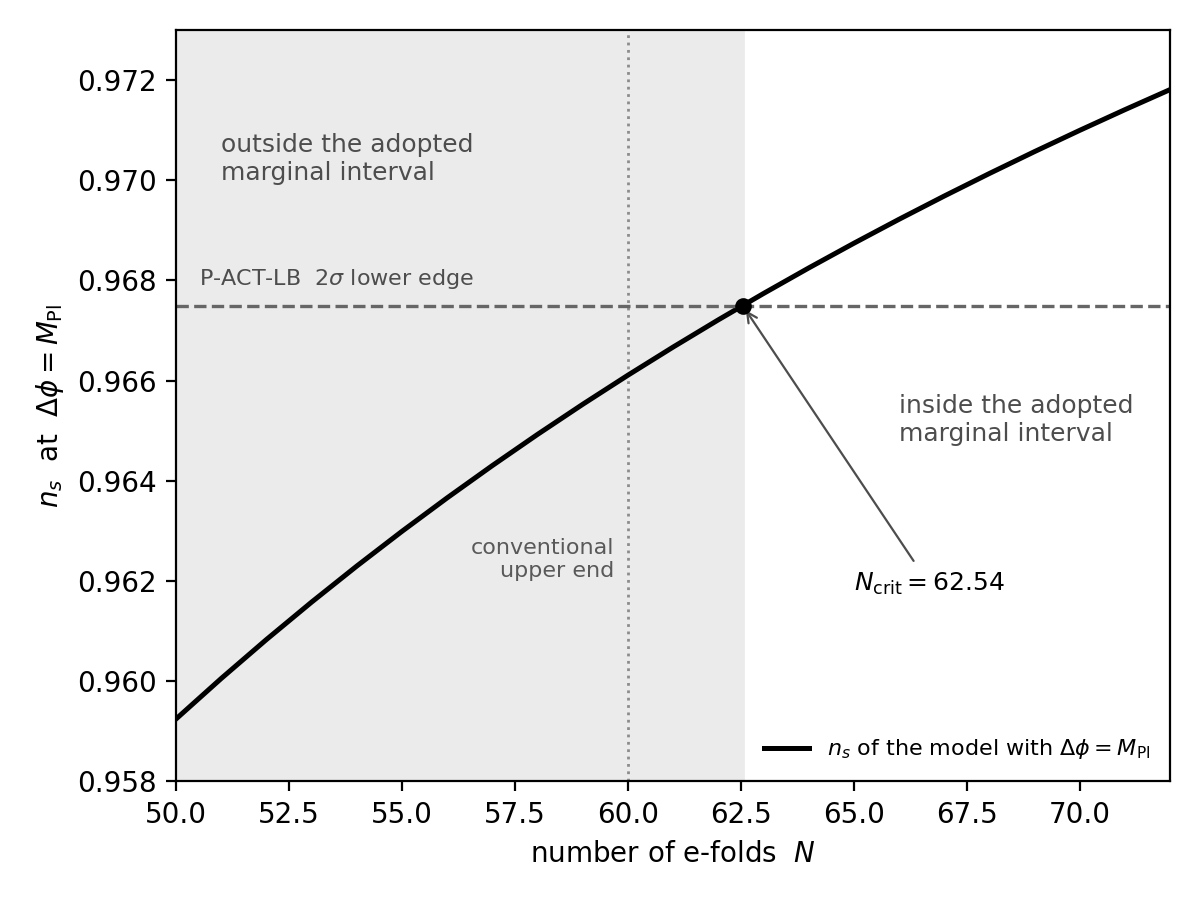

Write the Python code that produced this figure.
"""Fig 2: the sub-Planckian point enters the ACT window at N_crit.

Trajectories are now obtained from the exact background equation of motion.
The shaded band marks the region N < N_crit, where the critical model lies
outside the adopted marginal n_s interval; the dotted line marks
the conventional upper end N = 60, which is a separate statement.
"""
import sys, os
sys.path.insert(0, os.path.join(os.path.dirname(__file__), '..', 'src'))

import numpy as np
import matplotlib.pyplot as plt
from scipy.optimize import brentq
from exact_background import emodel_exact, alpha_crit_exact
from slowroll import NS_ACT_LOW

N_CONVENTIONAL = 60.0


def ns_at_critical_alpha_exact(N):
    """n_s of the dphi = M_Pl model, exact background."""
    return emodel_exact(alpha_crit_exact(N), N)['ns']


# 精确积分较慢：每个点都要解一次 ODE 求根，点数比慢滚版本少
Ns = np.arange(50.0, 72.1, 1.0)
ns_vals = np.array([ns_at_critical_alpha_exact(N) for N in Ns])

N_CRIT = brentq(lambda N: ns_at_critical_alpha_exact(N) - NS_ACT_LOW,
                55.0, 90.0, xtol=1e-4)
print(f"N_crit = {N_CRIT:.2f}")

fig, ax = plt.subplots(figsize=(6.0, 4.5))

# 排除区：N < N_crit
ax.axvspan(50.0, N_CRIT, color='0.92', zorder=0)

# 常规 e-folds 上限是另一件事，单独用点线标出
ax.axvline(N_CONVENTIONAL, color='0.55', ls=':', lw=1.0, zorder=1)
ax.text(N_CONVENTIONAL - 0.3, 0.9620, 'conventional\nupper end',
        ha='right', va='bottom', fontsize=8, color='0.35')

ax.plot(Ns, ns_vals, color='k', lw=1.8,
        label=r'$n_s$ of the model with $\Delta\phi = M_{\rm Pl}$')
ax.axhline(NS_ACT_LOW, color='0.4', ls='--', lw=1.2)
ax.text(50.5, NS_ACT_LOW + 0.0004, r'P-ACT-LB  $2\sigma$ lower edge',
        fontsize=8, color='0.3')

ax.plot(N_CRIT, NS_ACT_LOW, 'o', ms=5, color='k', zorder=5)
ax.annotate(rf'$N_{{\rm crit}} = {N_CRIT:.2f}$',
            xy=(N_CRIT, NS_ACT_LOW), xytext=(65.0, 0.9618),
            fontsize=9, arrowprops=dict(arrowstyle='->', lw=0.8, color='0.3'))

ax.text(51.0, 0.9700, 'outside the adopted\nmarginal interval', fontsize=9, color='0.3')
ax.text(66.0, 0.9648, 'inside the adopted\nmarginal interval', fontsize=9, color='0.3')

ax.set_xlim(50.0, 72.0)
ax.set_ylim(0.9580, 0.9730)
ax.set_xlabel(r'number of e-folds  $N$')
ax.set_ylabel(r'$n_s$  at  $\Delta\phi = M_{\rm Pl}$')
ax.legend(frameon=False, loc='lower right', fontsize=8)

fig.tight_layout()
out = os.path.join(os.path.dirname(__file__), 'fig2_ncrit.pdf')
fig.savefig(out)
fig.savefig(out.replace('.pdf', '.png'), dpi=200)
print(f"saved: {out}")
